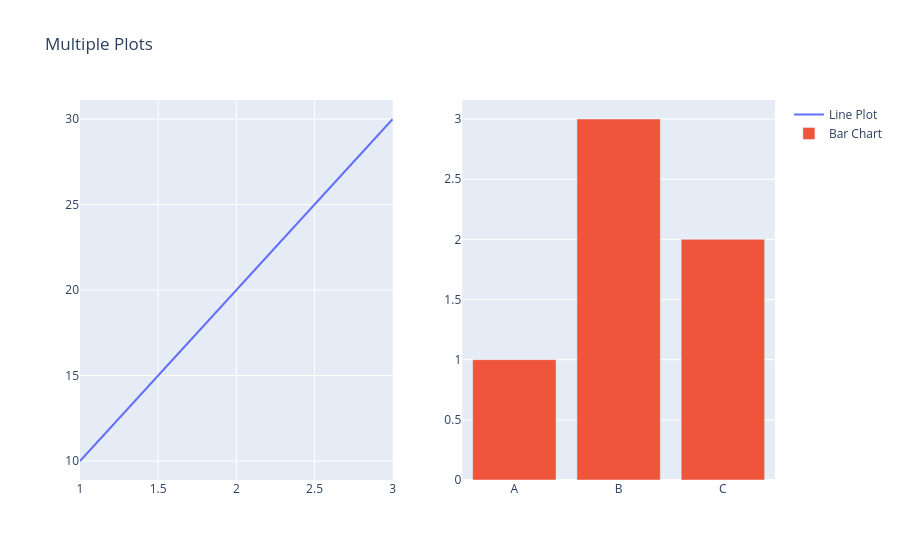

Notebook code for this chart:
### Markdown cell above
#### Subplots and Multiple Plots
Plotly allows you to create multiple plots in a single figure, which is useful for comparing datasets.

### Code cell
from plotly.subplots import make_subplots
import plotly.graph_objs as go

# Create subplots
fig = make_subplots(rows=1, cols=2)

# Add first plot
fig.add_trace(go.Scatter(x=[1, 2, 3], y=[10, 20, 30], mode='lines', name='Line Plot'), row=1, col=1)

# Add second plot
fig.add_trace(go.Bar(x=['A', 'B', 'C'], y=[1, 3, 2], name='Bar Chart'), row=1, col=2)

# Update layout
fig.update_layout(title='Multiple Plots')

# Display the plot
fig.show()

### Figure 1 — Plotly figure (JSON) as saved in the notebook; plotly's stock layout.template omitted (floating-point values rounded to 4 significant figures)
{"data": [{"mode": "lines", "name": "Line Plot", "type": "scatter", "x": [1, 2, 3], "xaxis": "x", "y": [10, 20, 30], "yaxis": "y"}, {"name": "Bar Chart", "type": "bar", "x": ["A", "B", "C"], "xaxis": "x2", "y": [1, 3, 2], "yaxis": "y2"}], "layout": {"title": {"text": "Multiple Plots"}, "xaxis": {"anchor": "y", "domain": [0, 0.45]}, "xaxis2": {"anchor": "y2", "domain": [0.55, 1]}, "yaxis": {"anchor": "x", "domain": [0, 1]}, "yaxis2": {"anchor": "x2", "domain": [0, 1]}}}
